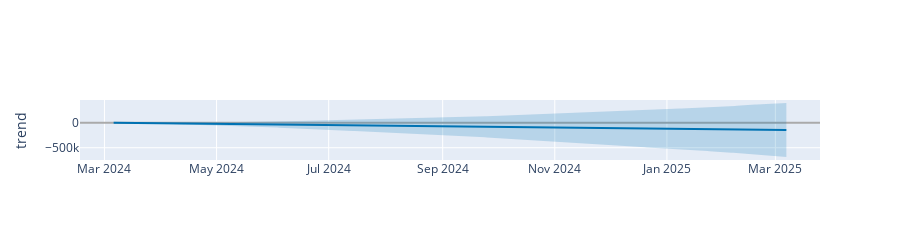

Notebook code for this chart:
### Code cell
plot_components_plotly(m, forecast)

### Figure 1 — Plotly figure (JSON) as saved in the notebook; plotly's stock layout.template omitted (floating-point values rounded to 4 significant figures; data arrays with more than 128 entries replaced by an {"elided": "..."} marker saying what was removed)
{"data": [{"line": {"color": "#0072B2", "width": 2}, "mode": "lines", "name": "trend", "type": "scatter", "x": {"elided": "413 str values"}, "xaxis": "x", "y": {"elided": "413 float values"}, "yaxis": "y"}, {"line": {"color": "rgba(0, 114, 178, 0.2)", "width": 0}, "mode": "lines", "name": "trend_upper", "type": "scatter", "x": {"elided": "413 str values"}, "xaxis": "x", "y": {"elided": "413 float values"}, "yaxis": "y"}, {"fill": "tonexty", "fillcolor": "rgba(0, 114, 178, 0.2)", "line": {"color": "rgba(0, 114, 178, 0.2)", "width": 0}, "mode": "lines", "name": "trend_lower", "type": "scatter", "x": {"elided": "413 str values"}, "xaxis": "x", "y": {"elided": "413 float values"}, "yaxis": "y"}], "layout": {"height": 200, "showlegend": false, "width": 900, "xaxis": {"anchor": "y", "domain": [0, 1], "range": ["2024-02-16T16:49:30", "2025-03-25T06:40:30"], "type": "date"}, "yaxis": {"anchor": "x", "domain": [0, 1], "rangemode": "normal", "title": {"text": "trend"}, "zerolinecolor": "#AAA"}}}
